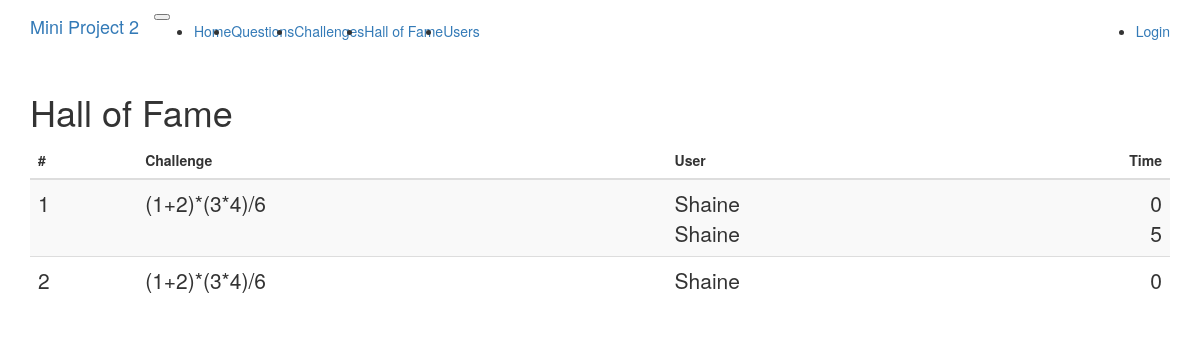
The app's page /halloffame with its own data.
### app/models.py (models this page shows, shortened)
class Question(db.Model):
	__tablename__ = 'question'
	id = db.Column(db.Integer, primary_key=True)
	expression = db.Column(db.String(255))
	answer = db.Column(db.Integer)
	author = db.Column(db.Integer, db.ForeignKey('user.id'))
	challenge = db.relationship("Challenge", uselist=False, back_populates="question")

class TimeRecord(db.Model):
	__tablename__ = 'timerecord'
	id = db.Column(db.Integer, primary_key=True)
	elapsed_time = db.Column(db.Integer)
	challenge_id = db.Column(db.Integer, db.ForeignKey('challenge.id'))
	user_id = db.Column(db.Integer, db.ForeignKey('user.id'))

class User(UserMixin, db.Model):
	__tablename__ = 'user'
	id = db.Column(db.Integer, primary_key=True)
	username = db.Column(db.String(64), index=True, unique=True)
	password_hash = db.Column(db.String(128))
	questions = db.relationship('Question', backref='from_user',
								lazy='dynamic')
	challenges = db.relationship('Challenge', secondary=association_table,
								backref=db.backref('to_user'),
								lazy='dynamic')
	records = db.relationship('TimeRecord',
								backref=db.backref('user_challenge'),
								lazy='dynamic')

### app/routes.py (the view)
@application.route('/halloffame')
def halloffame():
	challenges = Challenge.query.all()
	records = { c.id:get_smallest_three(c) for c in challenges}
	print(records)
	return render_template('halloffame.html', title="Hall of Fame",
							challenges=challenges,
							records=records)

### app/serverlibrary.py (called while the page is built)
def merge(array, p, q, r, byfunc):
  start, middle, end = p, q, r
  Aleft = array[start:middle+1]
  nleft = middle - start + 1
  Aright = array[middle+1:end+1]
  nright = end - middle
  left, right, dest = 0, 0, start
  while left < nleft and right < nright:
    if byfunc(Aleft[left]) < byfunc(Aright[right]):
      array[dest] = Aleft[left]
      left += 1
    else:
      array[dest] = Aright[right]
      right += 1
    dest += 1
  while left < nleft:
    array[dest] = Aleft[left]
    left += 1
    dest += 1
  while right < nright:
    array[dest] = Aright[right]
    right += 1
    dest += 1
  pass

def mergesort_recursive(array, p, r, byfunc):
  start, end = p, r
  n = end - start + 1
  if (n > 1):
    middle = int((start + end)/2)
    mergesort_recursive(array, start, middle, byfunc)
    mergesort_recursive(array, middle + 1, end, byfunc)
    merge(array, start, middle, end, byfunc)
  pass

def mergesort(array, byfunc = None):
  mergesort_recursive(array, 0, len(array)-1, byfunc)
  pass

def get_smallest_three(challenge):
  records = challenge.records
  times = [r for r in records]
  mergesort(times, lambda x: x.elapsed_time)
  return times[:3]

### app/templates/halloffame.html
{% extends "base.html" %}
{% block app_content %}
<h1>Hall of Fame</h1>
<table class="table table-striped" >
  <thead>
    <tr>
      <th scope="col" >#</th>
      <th scope="col" >Challenge</th>
      <th scope="col" >User</th>
      <th scope="col" class="text-right" >Time</th>
    </tr>
  </thead>
  <tbody>
  {% for idx in range(challenges|length) %}
  	<tr>
      <th scope="row" class="lead">{{ idx+1 }}</th>
      <td class="lead">
      	{{ challenges[idx].question.expression }}
      </td>
      <td class="lead">
      	{% for r in records[challenges[idx].id] %}{{ r.user_challenge.username}}<br>{% endfor %}
      </td>
      <td class="text-right lead">
        {% for r in records[challenges[idx].id] %}{{ r.elapsed_time}}<br>{% endfor %}
      </td>
    </tr>
  {% endfor %}
  </tbody>
</table>
{% endblock %}

### app/templates/base.html (shortened to what this page needs)
{% extends "bootstrap/base.html" %}
{% block navbar %}
  <nav class="navbar  navbar-expand-lg navbar-light bg-light">
    <div class="container">
        <a class="navbar-brand" href="{{ url_for('index') }}">Mini Project 2</a>
        <button type="button" class="navbar-toggler" data-toggle="collapse" data-target="#bs-example-navbar-collapse-1">
        </button>
      <div class="collapse navbar-collapse" id="bs-example-navbar-collapse-1">
        <ul class="navbar-nav mr-auto">
          <li class="nav-item"><a class="nav-link" href="{{ url_for('index') }}">Home</a></li>
          <li class="nav-item"><a class="nav-link" href="{{ url_for('questions') }}">Questions</a></li>
          <li class="nav-item"><a class="nav-link" href="{{ url_for('challenges') }}">Challenges</a></li>
          <li class="nav-item"><a class="nav-link" href="{{ url_for('halloffame') }}">Hall of Fame</a></li>
          <li class="nav-item"><a class="nav-link" href="{{ url_for('users') }}">Users</a></li>
        </ul>
        <ul class="navbar-nav navbar-right">
          {% if current_user.is_anonymous %}
          <li class="nav-item"><a class="nav-link" href="{{ url_for('login') }}">Login</a></li>
          {% else %}
          <li class="nav-item"><a class="nav-link" href="{{ url_for('logout') }}">Logout</a></li>
          {% endif %}
        </ul>
      </div>
    </div>
  </nav>
{% endblock %}
{% block content %}
  <div class="container">
    {% block app_content %}{% endblock %}
  </div>
{% endblock %}

### records on screen
Question: expression "(1+2)*(3*4)/6"
TimeRecord: user_challenge.username "Shaine", elapsed_time "0"
TimeRecord: user_challenge.username "Shaine", elapsed_time "5"
Question: expression "(1+2)*(3*4)/6"
TimeRecord: user_challenge.username "Shaine", elapsed_time "0"

### other values on screen
{{ idx+1 }} "1" "2"
